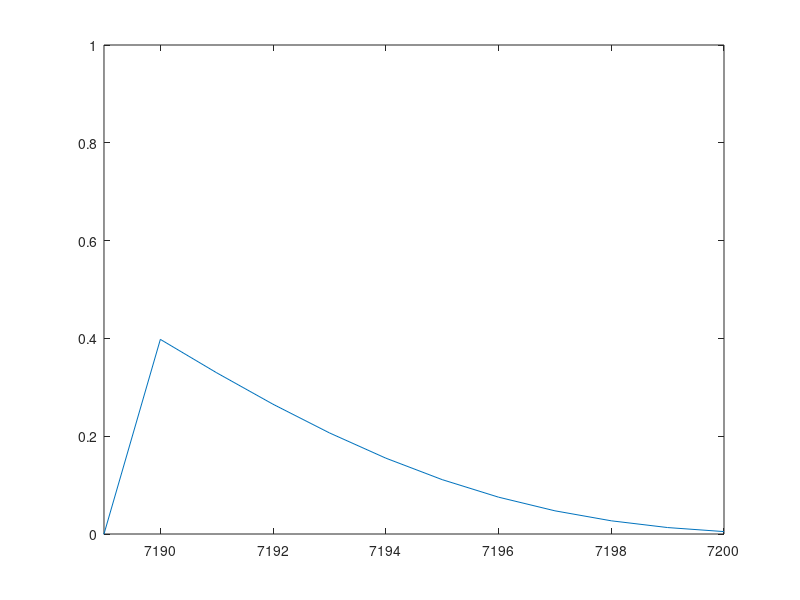

Source code (MATLAB):
format long

C = 360000; % C = c1.x1 + c2.x2
c1 = 50; %c1 = 10,50,100
c2 = 1;
Nv = 25000;
Nu = 500;
kv = 77; %kv = 40
ku = 3; % ku = 40
k  = 80;
d = 29;
M =2.375*10^9; % Total number of segments in the system 
maxX1= ceil(C/c1);
S2_r = zeros(1,maxX1);
PrF_r = zeros(1,maxX1);

for X1 = 7189:maxX1
    X2 = C-(c1.*X1)/(c2);

S2=0; %define S2
    for i= k-d+1:k 
        S1 = 0;
        for j = max(i-ku,0):min(i,kv) 
            h1 = hygepdf(j,Nv,X1,kv); 
            h2 = hygepdf(i-j,Nu,X2,ku);     
            P = h1.*h2; 
            S1 = S1+P;
        end
        S2 = S2+S1;
        S2(isnan(S2))=0;
        S2_r(X1)=S2;
        PrF = 1-(1-S2)^M;
        PrF_r(X1) = PrF;
    end
disp([X1, X2, X1+X2, S2,PrF]);
end

plot(1:maxX1,PrF_r)
xlim([7189 maxX1])
ylim([0 1])